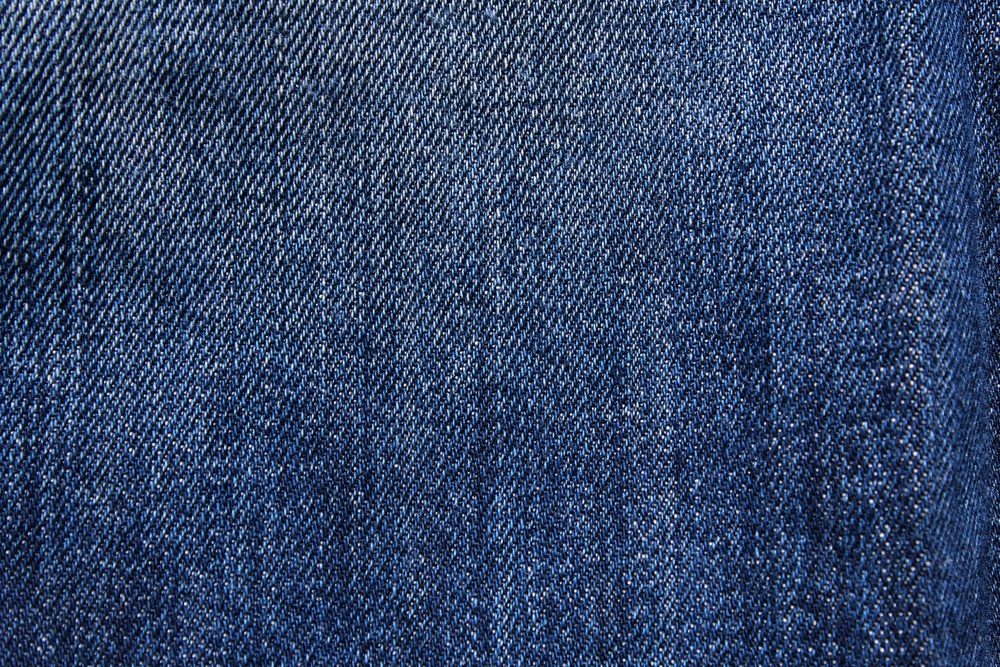
#> input picture src/data/test-data/denim-0001.jpg, 1000 x 667 px, shrunk from 1920 x 1280 before the run, found by its file name
$ python load-img-and-crop-to-1x1.py
#> lines starting #> are read from the running program, lines starting #| are printed output that depends on the picture
import cv2
import numpy as np
import matplotlib.pyplot as plt

# Define the path to the image file
image_path = "src/data/test-data/denim-0001.jpg"

# Load the image using OpenCV
image = cv2.imread(image_path)
#> image is the input picture: shape (667, 1000, 3); mean B, G, R 103.3, 69.2, 50.5

# Check if the image is loaded successfully
if image is not None:
    # Get the dimensions of the image
    height, width, channels = image.shape
#> height = 667; width = 1000; channels = 3

    print(f"Image Dimensions - Height: {height}, Width: {width}, Channels: {channels}")
#| Image Dimensions - Height: 667, Width: 1000, Channels: 3

    # Get the minimum of width and height
    min_dimension = min(height, width)
#> min_dimension = 667

    print(f"Minimum Dimension: {min_dimension}")
#| Minimum Dimension: 667

    # Crop the image to min_dimension x min_dimension
    image = image[:min_dimension, :min_dimension, :]
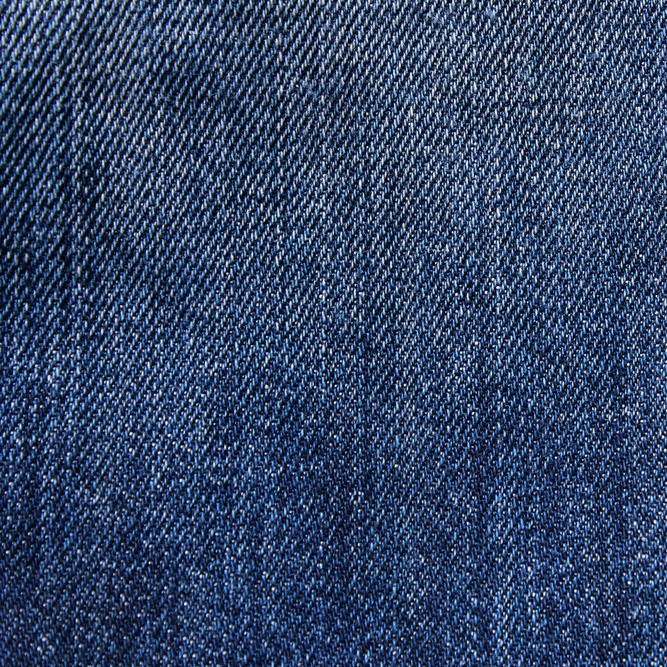
#> image: shape (667, 667, 3); mean B, G, R 102.8, 70.4, 52

    # Save the cropped image if needed
    # cv2.imwrite("path/to/save/cropped/image.jpg", image)
else:
    print(f"Error: Unable to load the image from {image_path}")

# Convert the cropped image to grayscale
gray = cv2.cvtColor(image, cv2.COLOR_BGR2GRAY)
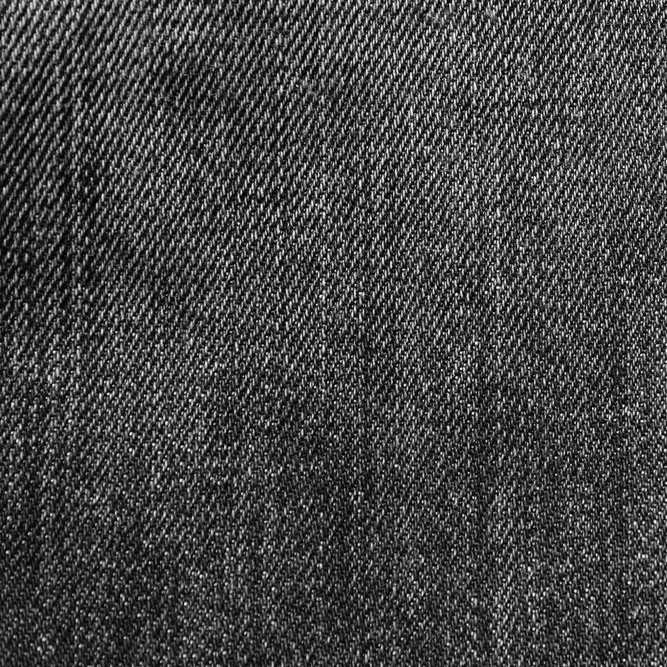
#> gray: shape (667, 667); min 1, max 254, mean 68.5

# Display the images
plt.figure(figsize=(8, 4))

# Original Image
plt.subplot(1, 2, 1)
plt.imshow(cv2.cvtColor(image, cv2.COLOR_BGR2RGB))
plt.title('Original Image')
plt.axis('off')

# Grayscale Image
plt.subplot(1, 2, 2)
plt.imshow(gray, cmap='gray')
plt.title('Grayscale Image')
plt.axis('off')

plt.show()
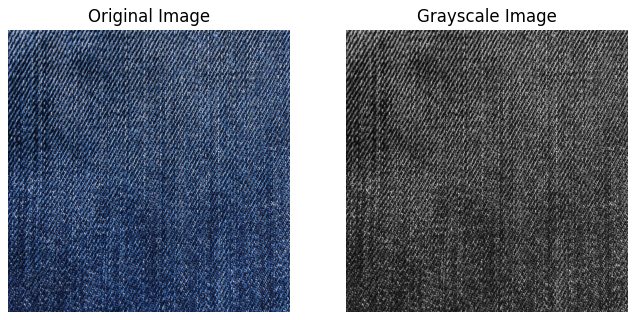
#> figure drawn by matplotlib, 2 panels

$ run again, with src/data/test-data/pexels-digital-buggu-173207.jpg copied over src/data/test-data/denim-0001.jpg
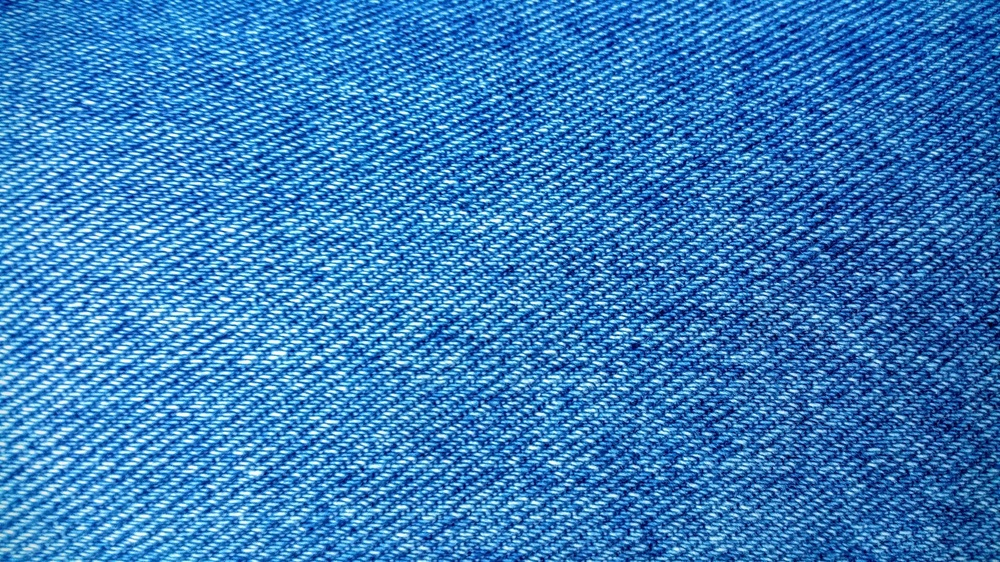
#> input picture src/data/test-data/pexels-digital-buggu-173207.jpg, 1000 x 562 px, shrunk from 1920 x 1080 before the run, found by its file name
#> image is the input picture: shape (562, 1000, 3); mean B, G, R 188.1, 125.7, 56.4
#| Image Dimensions - Height: 562, Width: 1000, Channels: 3
#| Minimum Dimension: 562
#> image: shape (562, 562, 3)
#> `gray = cv2.cvtColor(image, cv2.COLOR_BGR2GRAY)`:
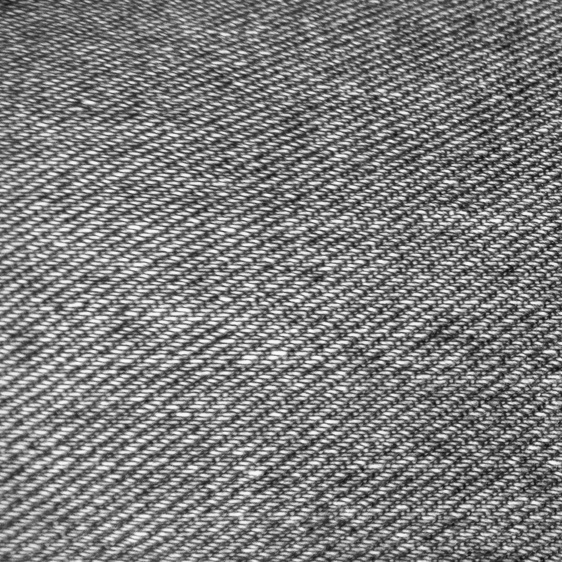
#> gray: shape (562, 562); min 13, max 253, mean 124.8
#> `plt.show()`:
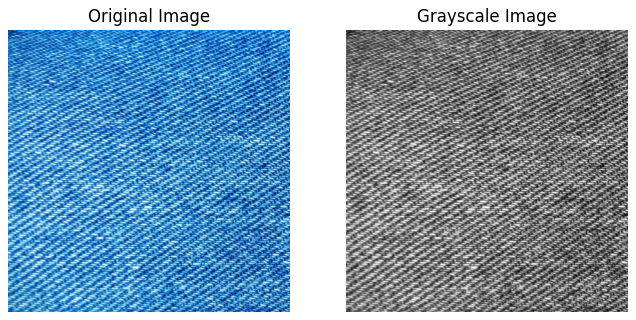
#> figure drawn by matplotlib, 2 panels

$ run again, with src/data/test-data/pexels-engin-akyurt-10221760.jpg copied over src/data/test-data/denim-0001.jpg
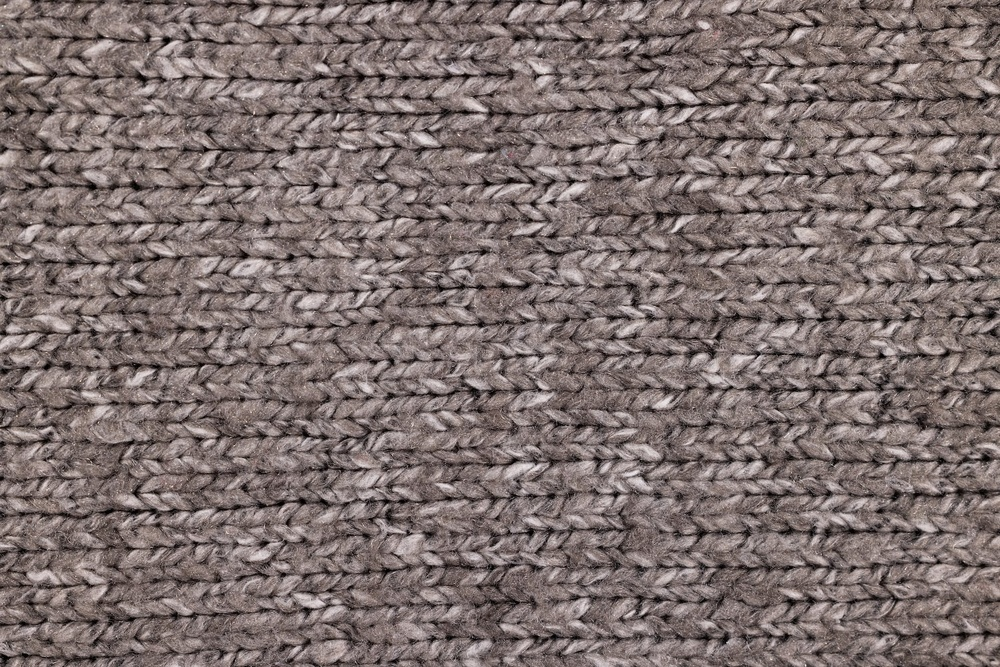
#> input picture src/data/test-data/pexels-engin-akyurt-10221760.jpg, 1000 x 667 px, shrunk from 1920 x 1281 before the run, found by its file name
#> image is the input picture: shape (667, 1000, 3); mean B, G, R 110, 112.1, 125.6
#| Image Dimensions - Height: 667, Width: 1000, Channels: 3
#| Minimum Dimension: 667
#> `image = image[:min_dimension, :min_dimension, :]`:
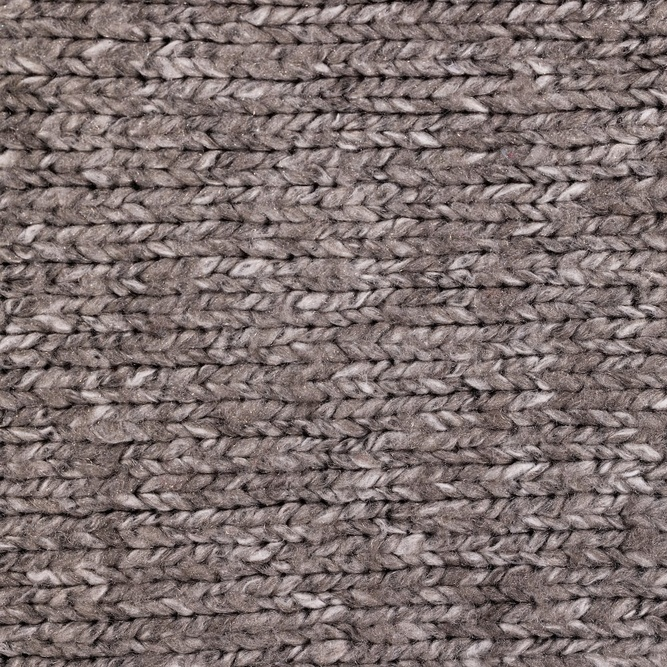
#> image: shape (667, 667, 3); mean B, G, R 110.5, 112.3, 125.8
#> `plt.show()`:
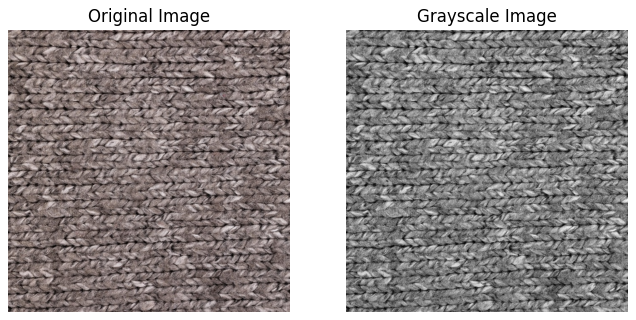
#> figure drawn by matplotlib, 2 panels

$ run again, with src/data/test-data/pexels-engin-akyurt-14840550.jpg copied over src/data/test-data/denim-0001.jpg
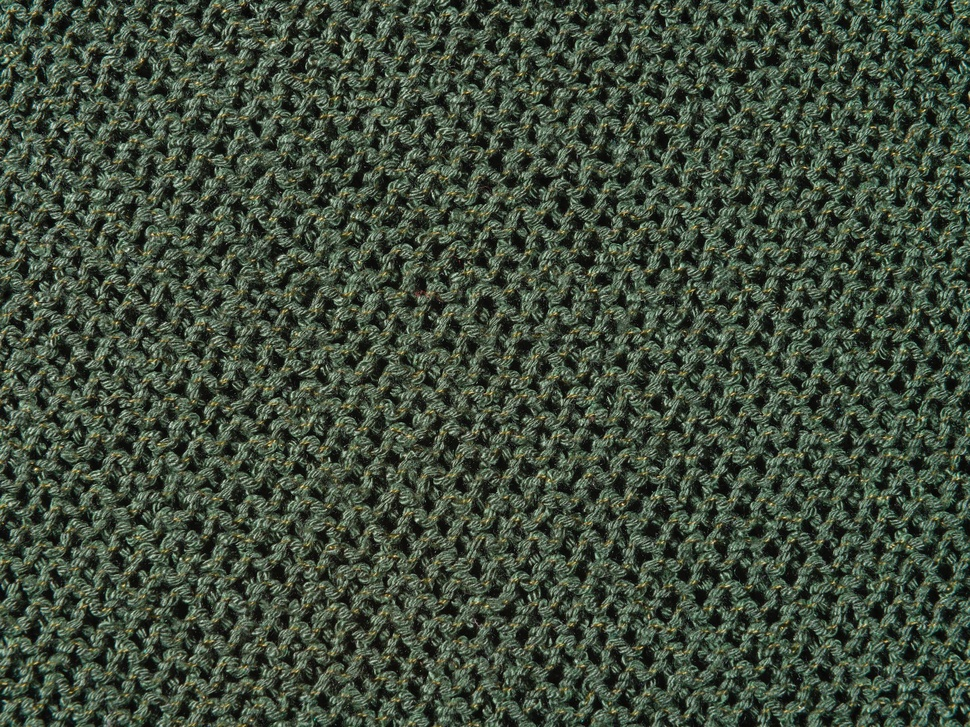
#> input picture src/data/test-data/pexels-engin-akyurt-14840550.jpg, 970 x 727 px, shrunk from 1920 x 1440 before the run, found by its file name
#> image is the input picture: shape (727, 970, 3); mean B, G, R 60.3, 76.1, 64.2
#| Image Dimensions - Height: 727, Width: 970, Channels: 3
#| Minimum Dimension: 727
#> image: shape (727, 727, 3)
#> `gray = cv2.cvtColor(image, cv2.COLOR_BGR2GRAY)`:
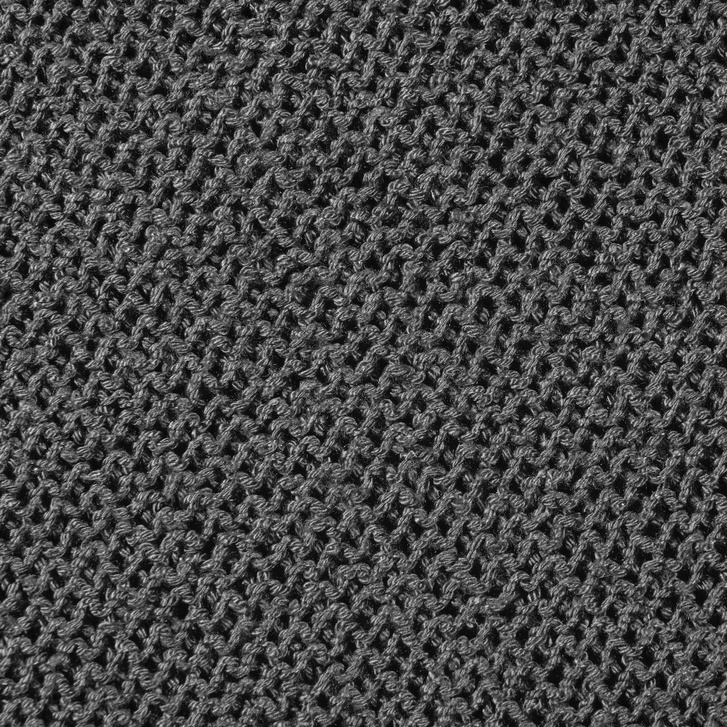
#> gray: shape (727, 727); min 0, max 251, mean 71.6
#> `plt.show()`:
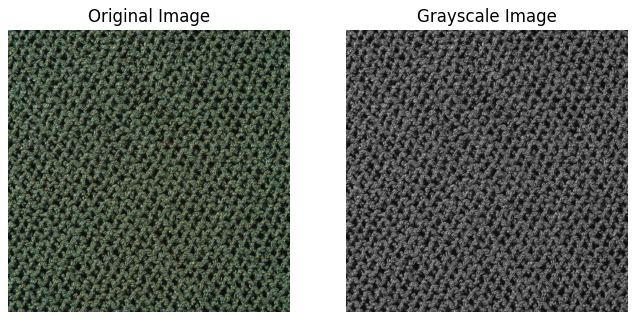
#> figure drawn by matplotlib, 2 panels
